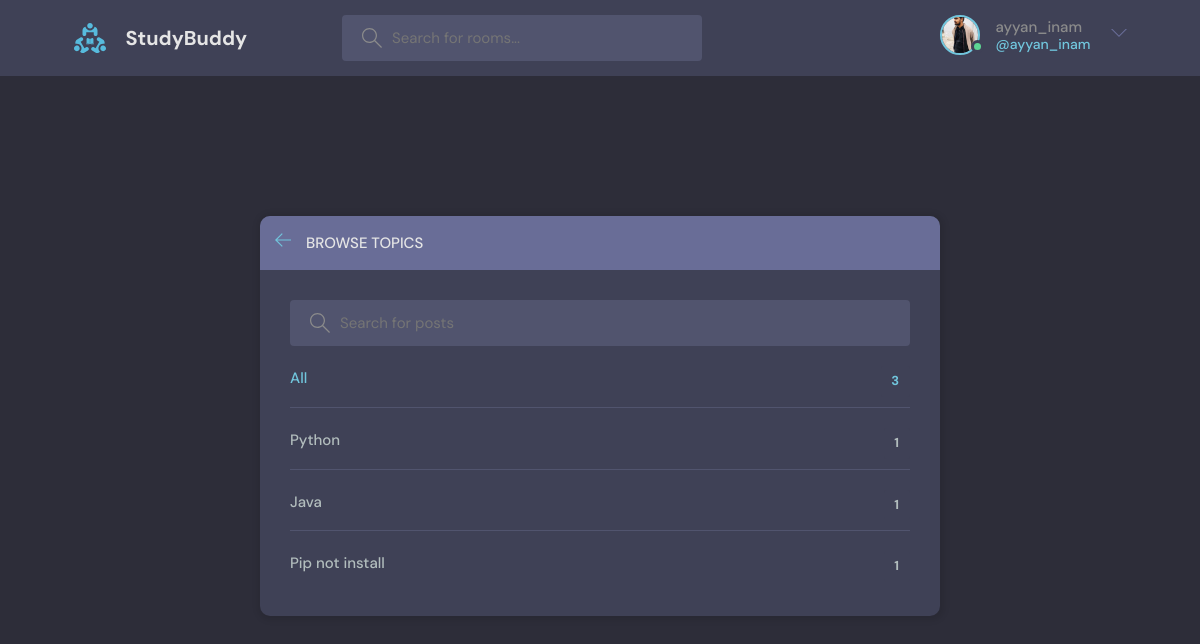
/topic-page/ (signed in), run on an earlier commit of the app's database.
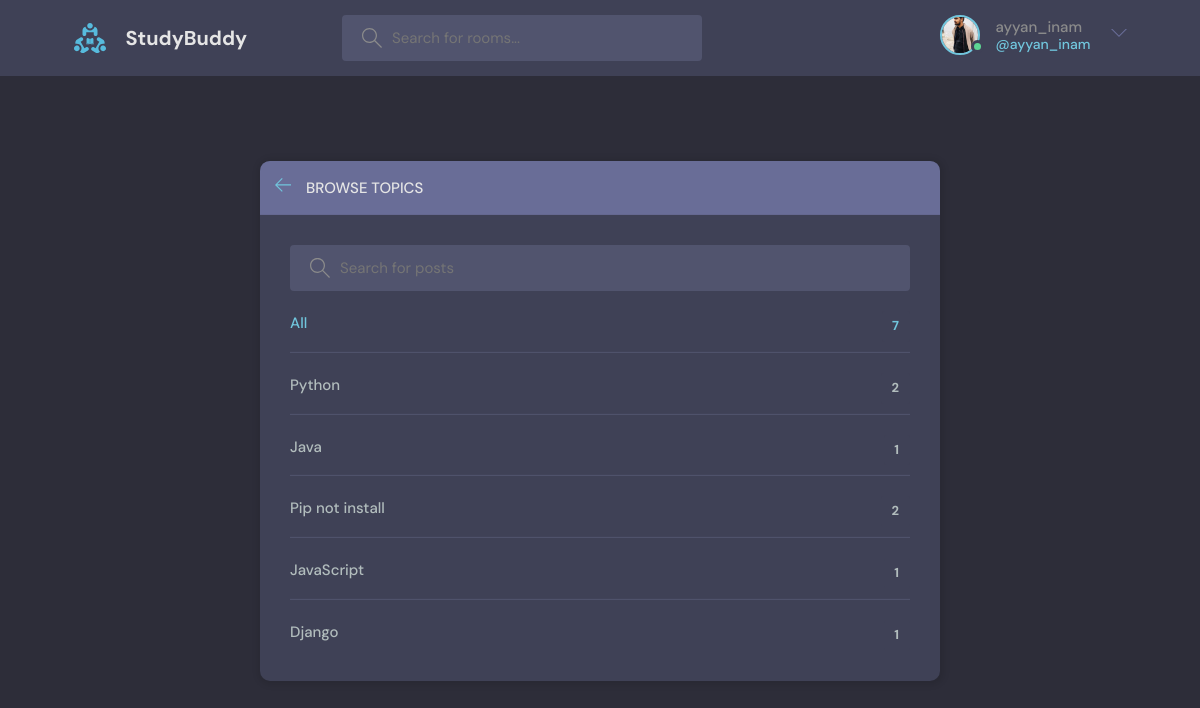
And on a later commit of the database.
### base/models.py (models this page shows, shortened)
class Topic(models.Model):
    name = models.CharField(max_length=1000)

### base/views.py (the view)
# urls.py: path('topic-page/', views.topic_page, name='topic-page'),
def topic_page(request):
    q = request.GET.get('q') if request.GET.get('q') != None else ''
    rooms = Room.objects.filter(
        Q(topic__name__icontains=q) |
        Q(name__icontains=q)
    ).order_by('created').reverse()
    topics = Topic.objects.all()
    room_count = Room.objects.all().count()
    context = {
        "topics":topics,
        "room_count":room_count,
        }
    return render(request, "topics.html", context)

### templates/topics.html (shortened to what this page needs)
{% extends 'base.html' %}
{% block body %}
    <main class="create-room layout">
      <div class="container">
        <div class="layout__box">
          <div class="layout__boxHeader">
            <div class="layout__boxTitle">
              <a href="index.html">
                <svg version="1.1" xmlns="http://www.w3.org/2000/svg" width="32" height="32" viewBox="0 0 32 32">
                  <title>arrow-left</title>
                  <path
                    d="M13.723 2.286l-13.723 13.714 13.719 13.714 1.616-1.611-10.96-10.96h27.625v-2.286h-27.625l10.965-10.965-1.616-1.607z"
                  ></path>
                </svg>
              </a>
              <h3>Browse Topics</h3>
            </div>
          </div>
          <div class="topics-page layout__body">
            <form class="header__search" method="GET" action="{% url 'home' %}">
              <label>
                <input name="q" placeholder="Search for posts" />
              </label>
            </form>
            <ul class="topics__list">
              <li>
                <a href="/" class="active">All <span>{{room_count}}</span></a>
              </li>
              {% for topic in topics %}
              <li>
                <a href="{% url 'home' %}?q={{topic.name}}">{{topic.name}} <span>{{topic.room_set.all.count}}</span></a>
              </li>
              {% endfor %}
            </ul>
          </div>
        </div>
      </div>
    </main>
{% endblock body %}

What changed in the data, as far as the page shows it:
computed for Topic "Python": room_set.all.count "1" → "2"
computed for Topic "Pip not install": room_set.all.count "1" → "2"
added Topic: name "JavaScript", room_set.all.count "1"
added Topic: name "Django", room_set.all.count "1"
Also different on the page:
{{ room_count }}: "3" → "7"
